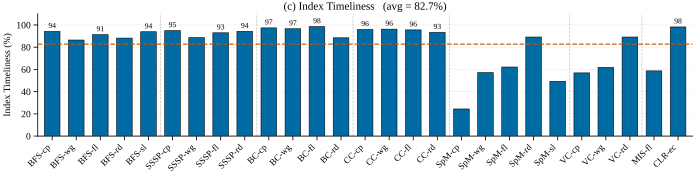

The script that drew this image:
#!/usr/bin/env python3
"""Round-2 Quality Fig (c): Index Timeliness — full 27 workloads (MST excluded).

Single-row, full-width (7.0 x 1.8) bar chart of GRASP Index Timeliness (%).
Source field: ``grasp.ima_timeliness.index_pct`` from
``effectiveness_data.json`` (extracted from the GRASP_TIMELINESS log line).
"""

from __future__ import annotations

import json
import sys
from pathlib import Path

import numpy as np

# ── Project plot style ──────────────────────────────────────────────────────
_REPO = Path(__file__).resolve().parents[4]
sys.path.insert(0, str(_REPO / "ima_plan/07_paper_outline/plot_style"))
from plot_util import apply_style, save_fig, CB10              # noqa: E402
from workload_names import (                                    # noqa: E402
    ORDERED_27,
    SHORT_NAME,
    group_separator_positions,
)

apply_style()
import matplotlib.pyplot as plt  # noqa: E402

OUT_DIR = Path(__file__).resolve().parent
DATA_JSON = _REPO / "ima_plan/07_paper_outline/figures/effectiveness_data.json"


# ── Load & compute ──────────────────────────────────────────────────────────
with open(DATA_JSON) as fh:
    DATA = json.load(fh)["workloads"]


def get_idx_timeliness(key: str):
    rec = DATA.get(key)
    if rec is None:
        return None
    g = rec.get("grasp") or {}
    tl = g.get("ima_timeliness")
    if not tl:
        return None
    return tl.get("index_pct")


values: list[float | None] = [get_idx_timeliness(k) for k in ORDERED_27]
labels: list[str] = [SHORT_NAME[k] for k in ORDERED_27]

skipped = [k for k, v in zip(ORDERED_27, values) if v is None]
if skipped:
    print(f"[skipped — no GRASP timeliness] {skipped}")

plot_values = np.array([np.nan if v is None else v for v in values], dtype=float)
valid_values = plot_values[~np.isnan(plot_values)]
avg_value = float(np.mean(valid_values)) if valid_values.size else 0.0

# ── Plot ────────────────────────────────────────────────────────────────────
n = len(ORDERED_27)
x = np.arange(n)
bar_w = 0.65

fig, ax = plt.subplots(figsize=(7.0, 1.8), constrained_layout=True)

ax.bar(
    x, plot_values, bar_w,
    color=CB10[0], edgecolor="black", linewidth=0.4,
    zorder=3,
)

ax.axhline(
    y=avg_value, color="#C85200", linestyle="--",
    linewidth=0.9, alpha=0.9, zorder=4,
)

# Annotate exceptional bars (>90% or <10%)
for i, v in enumerate(plot_values):
    if np.isnan(v):
        continue
    if v > 90.0 or v < 10.0:
        offset = 1.5 if v >= 0 else -1.5
        va = "bottom" if v >= 0 else "top"
        ax.text(
            i, v + offset,
            f"{v:.0f}",
            ha="center", va=va,
            fontsize=5.5, color="black", zorder=6,
        )

# Mark skipped workloads
for i, v in enumerate(values):
    if v is None:
        ax.text(
            i, 2,
            "N/A", ha="center", va="bottom",
            fontsize=5.5, color="gray", zorder=6,
        )

for sep in group_separator_positions(ORDERED_27):
    ax.axvline(
        x=sep, color="#999999", linestyle="--",
        linewidth=0.5, alpha=0.6, zorder=1,
    )

ax.set_ylabel("Index Timeliness (%)", fontsize=7)
ax.set_ylim(0, 110)
ax.set_xlim(-0.6, n - 0.4)
ax.set_xticks(x)
ax.set_xticklabels(labels, rotation=45, ha="right", fontsize=6.5)
ax.tick_params(axis="y", labelsize=7)
ax.set_title(
    f"(c) Index Timeliness   (avg = {avg_value:.1f}%)",
    fontsize=8, pad=3,
)

save_fig(fig, "proto_r2_q3_idx_timeliness", OUT_DIR)
plt.close(fig)

print(f"Saved: {OUT_DIR}/proto_r2_q3_idx_timeliness.{{pdf,svg}}")
print(f"workloads={n} skipped={len(skipped)} avg={avg_value:.2f}%  "
      f"min={np.nanmin(plot_values):.1f}%  max={np.nanmax(plot_values):.1f}%")
